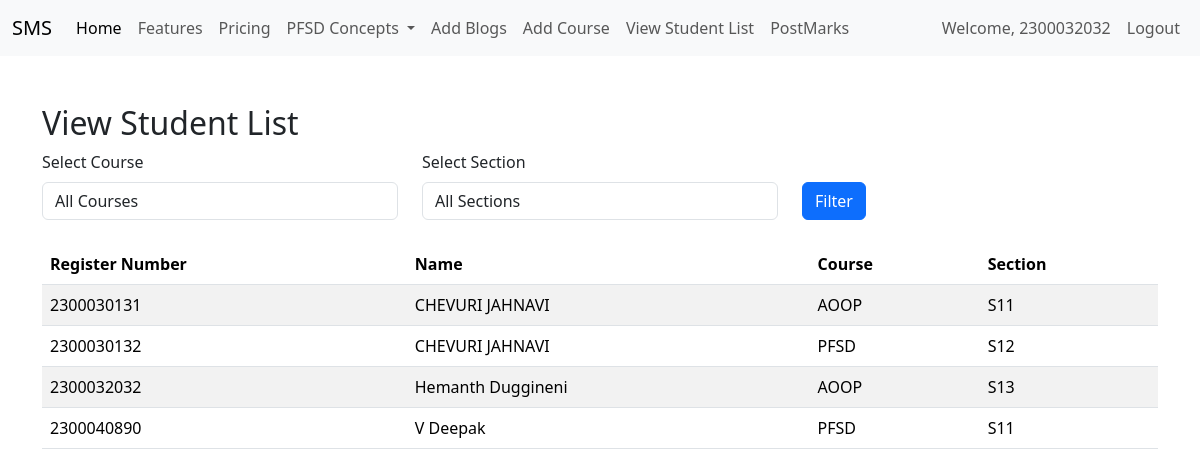
The page /facultyapp/viewstudents (signed in) on the database its author committed.
### adminapp/models.py (models this page shows, shortened)
class StudentList(models.Model):
    Register_Number= models.CharField(max_length=20, unique=True)
    Name = models.CharField(max_length=100)
    user = models.OneToOneField(User, on_delete=models.CASCADE, null=True)
    class User(models.Model) :
        username = models.CharField(max_length=150, unique=True)
        email = models.EmailField(unique=True)
        password = models.CharField(max_length=128)

### facultyapp/models.py (models this page shows, shortened)
class AddCourse(models.Model):
    COURSE_CHOICES =[
        ('AOOP' , 'ADVANCED OBJECT ORIENTED PROGRAMMING'),
        ('PFSD', 'PYTHON FULL STACK DEVELOPMENT'),
    ]
    SECTION_CHOICES=[
        ('S11','SECTION S11'),
        ('S12', 'SECTION S12'),
        ('S13', 'SECTION S13'),
        ('S14', 'SECTION S14'),
        ('S15', 'SECTION S15'),
        ('S16', 'SECTION S16'),
        ('S17', 'SECTION S17'),
    ]
    student = models.ForeignKey(StudentList, on_delete= models.CASCADE)
    course=models.CharField(max_length=50, choices = COURSE_CHOICES)
    section = models.CharField(max_length=50, choices=SECTION_CHOICES)

### facultyapp/views.py (the view)
# urls.py: path('viewstudents', views.view_student_list, name='viewstudents'),
def view_student_list(request):
    course = request.GET.get('course')
    section = request.GET.get('section')
    student_courses = AddCourse.objects.all()
    if course:
        student_courses = student_courses.filter(course=course)
    if section:
        student_courses = student_courses.filter(section=section)
    students = StudentList.objects.filter(id__in=student_courses.values('student_id'))
    course_choices = AddCourse.COURSE_CHOICES
    section_choices = AddCourse.SECTION_CHOICES
    context = {
        'students': students,
        'course_choices': course_choices,
        'section_choices': section_choices,
        'selected_course': course,
        'selected_section': section,
    }
    return render(request, 'facultyapp/view_student_list.html', context)

### templates/facultyapp/view_student_list.html (shortened to what this page needs)
{% extends 'Navbar/FacultyNavbar.html' %}
{% load static %}
{% block body %}
    <div class="container mt-5">
        <h2>View Student List</h2>
        <form method="get" class="mb-4">
            <div class="row">
                <div class="col-md-4">
                    <label for="course" class="form-label">Select Course</label>
                    <select name="course" id="course" class="form-control">
                        <option value="">All Courses</option>
                    </select>
                </div>
                <div class="col-md-4">
                    <label for="section" class="form-label">Select Section</label>
                    <select name="section" id="section" class="form-control">
                        <option value="">All Sections</option>
                    </select>
                </div>
                <div class="col-md-4 mt-4">
                    <button type="submit" class="btn btn-primary mt-2">Filter</button>
                </div>
            </div>
        </form>
        <table class="table table-striped">
            <thead>
                <tr>
                    <th>Register Number</th>
                    <th>Name</th>
                    <th>Course</th>
                    <th>Section</th>
                </tr>
            </thead>
            <tbody>
                {% if students %}
                    {% for student in students %}
                        <tr>
                            <td>{{ student.Register_Number }}</td>
                            <td>{{ student.Name }}</td>
                            <td>{{ student.addcourse_set.first.course }}</td>
                            <td>{{ student.addcourse_set.first.section }}</td>
                        </tr>
                    {% endfor %}
                {% else %}
                    <tr>
                        <td colspan="4" class="text-center">No students found.</td>
                    </tr>
                {% endif %}
            </tbody>
        </table>
    </div>
{% endblock %}

### templates/navbar/FacultyNavbar.html (shortened to what this page needs)
<!DOCTYPE html>
<html lang="en">
<head>
    <link href="https://cdn.jsdelivr.net/npm/bootstrap@5.3.3/dist/css/bootstrap.min.css" rel="stylesheet">
</head>
<body>
<nav class="navbar navbar-expand-lg navbar-light bg-light">
  <div class="container-fluid">
    <a class="navbar-brand" href=" {% url 'facultyapp:FacultyHomePage' %} ">SMS</a>
    <div class="collapse navbar-collapse" id="navbarNavDropdown">
      <ul class="navbar-nav">
        <li class="nav-item">
          <a class="nav-link active" aria-current="page" href="#">Home</a>
        </li>
        <li class="nav-item">
          <a class="nav-link" href="#">Features</a>
        </li>
        <li class="nav-item">
          <a class="nav-link" href="#">Pricing</a>
        </li>
        <li class="nav-item dropdown">
          <a class="nav-link dropdown-toggle" href="#" id="navbarDropdownMenuLink" role="button" data-bs-toggle="dropdown" aria-expanded="false">
            PFSD Concepts
          </a>
        </li>
          <li class="nav-item">
          <a class="nav-link" href="#">Add Blogs</a>
        </li>
          <li class="nav-item">
          <a class="nav-link" href="{% url 'facultyapp:add_course' %}">Add Course</a>
        </li>
                    <li class="nav-item">
          <a class="nav-link" href="{% url 'facultyapp:viewstudents' %}">View Student List</a>
        </li>
           <li class="nav-item">
          <a class="nav-link" href="{% url 'facultyapp:postmarks' %}">PostMarks</a>
        </li>
      </ul>
    </div>
  <ul  class="navbar-nav ms-auto">
<li>
        {% if user.is_authenticated %}
        <li class="nav-item">
        <span class="nav-link">Welcome, {{ user.username }}</span>
    </li>
          <li class="nav-item">
          <a class="nav-link" href="{% url 'logout' %}">Logout</a>
          </li>
        {% endif %}
 </li>
      </ul>
  </div>
</nav>
{% block body %}
{% endblock %}
</body>
</html>

### rows shown on the page
StudentList: Register_Number "2300030131", Name "CHEVURI JAHNAVI", addcourse_set.first.course "AOOP", addcourse_set.first.section "S11"
StudentList: Register_Number "2300030132", Name "CHEVURI JAHNAVI", addcourse_set.first.course "PFSD", addcourse_set.first.section "S12"
StudentList: Register_Number "2300032032", Name "Hemanth Duggineni", addcourse_set.first.course "AOOP", addcourse_set.first.section "S13"
StudentList: Register_Number "2300040890", Name "V Deepak", addcourse_set.first.course "PFSD", addcourse_set.first.section "S11"

### other values the page prints
{{ user.username }} "2300032032"
